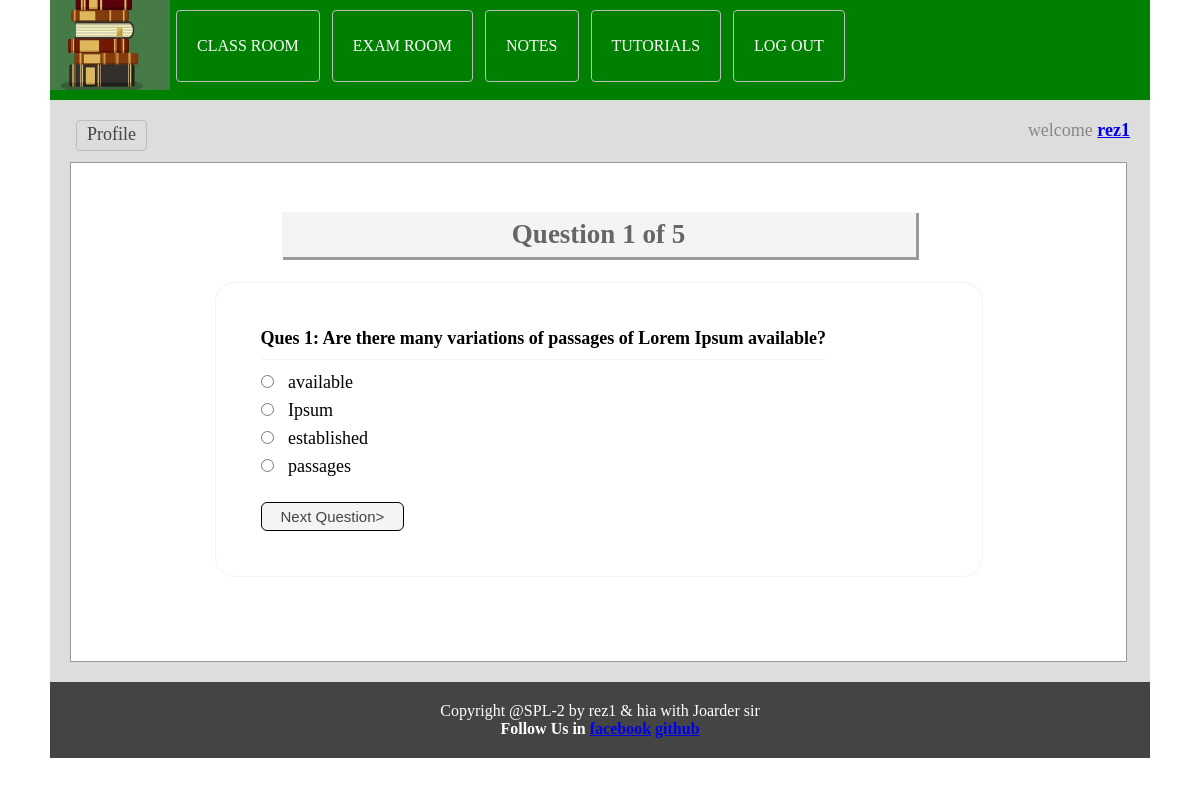
Page /test.php?q=1 (signed in) on the committed database.
### tables this page shows
CREATE TABLE `tbl_ques` (
  `id` int(11) NOT NULL,
  `quesNo` int(11) NOT NULL,
  `ques` text NOT NULL
);

CREATE TABLE `tbl_ans` (
  `id` int(11) NOT NULL,
  `quesNo` int(11) NOT NULL,
  `rightAns` int(11) NOT NULL DEFAULT '0',
  `ans` text NOT NULL
);

### classes/Exam.php (called while the page is built, shortened)
<?php
$filepath = realpath(dirname(__FILE__));
include_once ($filepath.'/../lib/Database.php');
class Exam{
    private $db;
    public function __construct(){
        $this->db = new Database();
    }
    public function getTotalRows(){
        $query     = "SELECT * FROM tbl_ques";
        $getResult = $this->db->select($query);
        $total     = $getResult->num_rows;
        return $total;
    }
    public function getQuesByNumber($number){
        $query     = "SELECT * FROM tbl_ques WHERE quesNo = '$number'";
        $getDataRow   = $this->db->select($query);
        $result    = $getDataRow->fetch_assoc();
        return $result;
    }
    public function getAnswer($number){
        $query       = "SELECT * FROM tbl_ans WHERE quesNo = '$number'";
        $getData = $this->db->select($query);
        return $getData;
    }
}
?>

### lib/Database.php (called while the page is built, shortened)
<?php
Class Database{
	public $host   = DB_HOST;
	public $user   = DB_USER;
	public $pass   = DB_PASS;
	public $dbname = DB_NAME;
	public $link;
	private function connectDB(){
	$this->link = new mysqli($this->host, $this->user, $this->pass, $this->dbname);
 }
	public function select($query){
		$result = $this->link->query($query) or die($this->link->error.__LINE__);
		if($result->num_rows > 0){
			return $result;
		} else {
			return false;
		}
	}
}

### test.php (the view, shortened to what this page needs)
<?php include 'inc/header.php'; ?>
<?php
if(isset($_GET['q'])){
  $number = (int)$_GET['q'];
}else{
    header("Location:exam.php");
}
$total    = $exm->getTotalRows();
$question = $exm->getQuesByNumber($number);
?>
<div class="main">
<h1>Question <?php echo $question['quesNo']; ?> of <?php echo $total;?> </h1>
	<div class="test">
		<form method="post" action="">
		<table>
			<tr>
				<td colspan="2">
				 <h3 style="font-size: 18px">Ques <?php echo $question['quesNo']; ?>: <?php echo $question['ques'];?> </h3>
				</td>
			</tr>
            <?php
                $answer = $exm->getAnswer($number);
            if($answer){
                while($result = $answer->fetch_assoc()){
            ?>
			<tr>
				<td>
				 <input type="radio" name="ans" value="<?php echo $result['id']; ?>"/>
                    <?php echo $result['ans']; ?>
				</td>
			</tr>
			<?php } } ?>
			<tr style="padding-left: 12px;" class="button_next">
			  <td >
				<input type="submit" name="submit" value="Next Question>"/>
			</td>
			</tr>
		</table>
     </form>
</div>
 </div>
<?php include 'inc/footer.php'; ?>

### css/main.css (style rules this page uses)
* { margin:0px;padding:0px;outline:none }
body { font-family:verdana }
input[type="submit"] { cursor: pointer; font-size: 15px; padding: 1px 10px; }
.main { background: #fff none repeat scroll 0 0; border: 1px solid #999; margin-top: 7px; min-height: 468px; padding: 15px; width: 1025px; }
.main h1 { background: #f4f4f4 none repeat scroll 0 0; box-shadow: 2px 2px 0 1px #999; color: #666; margin: 34px auto 25px; padding: 7px; text-align: center; width: 620px; }
.test { border: 1px solid #f3f3f3; border-radius: 20px; margin: 0 auto; max-width: 680px; padding: 43px; }
.test input[type="radio"] { margin-bottom: 10px; margin-right: 10px; cursor:pointer; }
.test h3 { border-bottom: 1px solid #f3f3f3; font-size: 16px; margin-bottom: 10px; padding-bottom: 10px; }
.button_next input { background: #f4f4f4 none repeat scroll 0 0; border: 1px solid black; border-radius: 6px; color: #444444; margin-top: 18px; padding: 5px 19px; text-align: center; text-decoration: none; }

### rows in the picture
tbl_ques: quesNo "1", ques "Are there many variations of passages of Lorem Ipsum available?"
tbl_ans: ans "available"
tbl_ans: ans "Ipsum"
tbl_ans: ans "established"
tbl_ans: ans "passages"

### other values in the picture
Session::get("username") "rez1"
$total "5"
